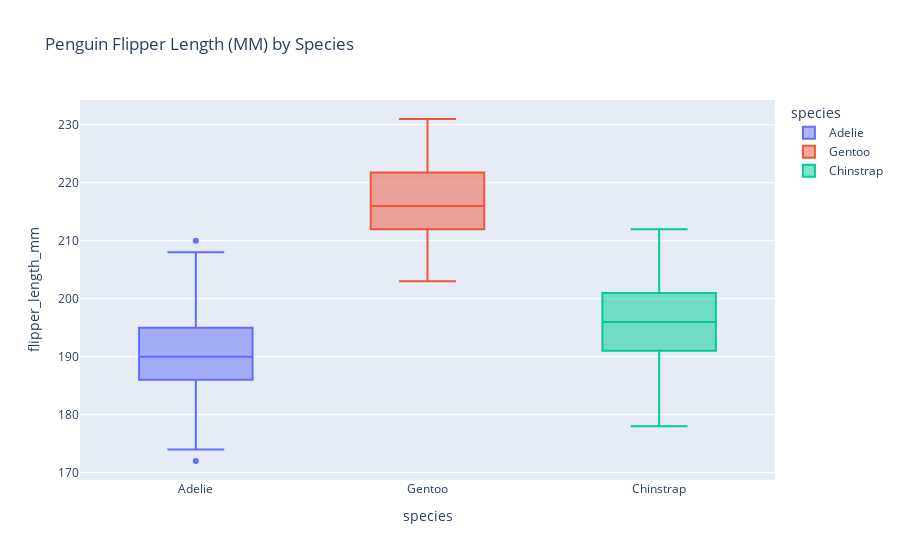

Source (notebook cell):
### Code cell
fig = px.box(penguins, x="species", y="flipper_length_mm", color="species", title="Penguin Flipper Length (MM) by Species")
fig.show()

### Figure 1 — Plotly figure (JSON) as saved in the notebook; plotly's stock layout.template omitted (floating-point values rounded to 4 significant figures; data arrays with more than 128 entries replaced by an {"elided": "..."} marker saying what was removed)
{"data": [{"alignmentgroup": "True", "hovertemplate": "species=%{x}<br>flipper_length_mm=%{y}<extra></extra>", "legendgroup": "Adelie", "marker": {"color": "#636efa"}, "name": "Adelie", "notched": false, "offsetgroup": "Adelie", "orientation": "v", "showlegend": true, "type": "box", "x": {"elided": "146 str values"}, "x0": " ", "xaxis": "x", "y": {"elided": "146 int values"}, "y0": " ", "yaxis": "y"}, {"alignmentgroup": "True", "hovertemplate": "species=%{x}<br>flipper_length_mm=%{y}<extra></extra>", "legendgroup": "Gentoo", "marker": {"color": "#EF553B"}, "name": "Gentoo", "notched": false, "offsetgroup": "Gentoo", "orientation": "v", "showlegend": true, "type": "box", "x": ["Gentoo", "Gentoo", "Gentoo", "Gentoo", "Gentoo", "Gentoo", "Gentoo", "Gentoo", "Gentoo", "Gentoo", "Gentoo", "Gentoo", "Gentoo", "Gentoo", "Gentoo", "Gentoo", "Gentoo", "Gentoo", "Gentoo", "Gentoo", "Gentoo", "Gentoo", "Gentoo", "Gentoo", "Gentoo", "Gentoo", "Gentoo", "Gentoo", "Gentoo", "Gentoo", "Gentoo", "Gentoo", "Gentoo", "Gentoo", "Gentoo", "Gentoo", "Gentoo", "Gentoo", "Gentoo", "Gentoo", "Gentoo", "Gentoo", "Gentoo", "Gentoo", "Gentoo", "Gentoo", "Gentoo", "Gentoo", "Gentoo", "Gentoo", "Gentoo", "Gentoo", "Gentoo", "Gentoo", "Gentoo", "Gentoo", "Gentoo", "Gentoo", "Gentoo", "Gentoo", "Gentoo", "Gentoo", "Gentoo", "Gentoo", "Gentoo", "Gentoo", "Gentoo", "Gentoo", "Gentoo", "Gentoo", "Gentoo", "Gentoo", "Gentoo", "Gentoo", "Gentoo", "Gentoo", "Gentoo", "Gentoo", "Gentoo", "Gentoo", "Gentoo", "Gentoo", "Gentoo", "Gentoo", "Gentoo", "Gentoo", "Gentoo", "Gentoo", "Gentoo", "Gentoo", "Gentoo", "Gentoo", "Gentoo", "Gentoo", "Gentoo", "Gentoo", "Gentoo", "Gentoo", "Gentoo", "Gentoo", "Gentoo", "Gentoo", "Gentoo", "Gentoo", "Gentoo", "Gentoo", "Gentoo", "Gentoo", "Gentoo", "Gentoo", "Gentoo", "Gentoo", "Gentoo", "Gentoo", "Gentoo", "Gentoo", "Gentoo", "Gentoo", "Gentoo"], "x0": " ", "xaxis": "x", "y": [211, 230, 210, 218, 215, 210, 211, 219, 209, 215, 214, 216, 214, 213, 210, 217, 210, 221, 209, 222, 218, 215, 213, 215, 215, 215, 215, 210, 220, 222, 209, 207, 230, 220, 220, 213, 219, 208, 208, 208, 225, 210, 216, 222, 217, 210, 225, 213, 215, 210, 220, 210, 225, 217, 220, 208, 220, 208, 224, 208, 221, 214, 231, 219, 230, 229, 220, 223, 216, 221, 221, 217, 216, 230, 209, 220, 215, 223, 212, 221, 212, 224, 212, 228, 218, 218, 212, 230, 218, 228, 212, 224, 214, 226, 216, 222, 203, 225, 219, 228, 215, 228, 215, 210, 219, 208, 209, 216, 229, 213, 230, 217, 230, 222, 214, 215, 222, 212, 213], "y0": " ", "yaxis": "y"}, {"alignmentgroup": "True", "hovertemplate": "species=%{x}<br>flipper_length_mm=%{y}<extra></extra>", "legendgroup": "Chinstrap", "marker": {"color": "#00cc96"}, "name": "Chinstrap", "notched": false, "offsetgroup": "Chinstrap", "orientation": "v", "showlegend": true, "type": "box", "x": ["Chinstrap", "Chinstrap", "Chinstrap", "Chinstrap", "Chinstrap", "Chinstrap", "Chinstrap", "Chinstrap", "Chinstrap", "Chinstrap", "Chinstrap", "Chinstrap", "Chinstrap", "Chinstrap", "Chinstrap", "Chinstrap", "Chinstrap", "Chinstrap", "Chinstrap", "Chinstrap", "Chinstrap", "Chinstrap", "Chinstrap", "Chinstrap", "Chinstrap", "Chinstrap", "Chinstrap", "Chinstrap", "Chinstrap", "Chinstrap", "Chinstrap", "Chinstrap", "Chinstrap", "Chinstrap", "Chinstrap", "Chinstrap", "Chinstrap", "Chinstrap", "Chinstrap", "Chinstrap", "Chinstrap", "Chinstrap", "Chinstrap", "Chinstrap", "Chinstrap", "Chinstrap", "Chinstrap", "Chinstrap", "Chinstrap", "Chinstrap", "Chinstrap", "Chinstrap", "Chinstrap", "Chinstrap", "Chinstrap", "Chinstrap", "Chinstrap", "Chinstrap", "Chinstrap", "Chinstrap", "Chinstrap", "Chinstrap", "Chinstrap", "Chinstrap", "Chinstrap", "Chinstrap", "Chinstrap", "Chinstrap"], "x0": " ", "xaxis": "x", "y": [192, 196, 193, 188, 197, 198, 178, 197, 195, 198, 193, 194, 185, 201, 190, 201, 197, 181, 190, 195, 181, 191, 187, 193, 195, 197, 200, 200, 191, 205, 187, 201, 187, 203, 195, 199, 195, 210, 192, 205, 210, 187, 196, 196, 196, 201, 190, 212, 187, 198, 199, 201, 193, 203, 187, 197, 191, 203, 202, 194, 206, 189, 195, 207, 202, 193, 210, 198], "y0": " ", "yaxis": "y"}], "layout": {"boxmode": "overlay", "legend": {"title": {"text": "species"}, "tracegroupgap": 0}, "title": {"text": "Penguin Flipper Length (MM) by Species"}, "xaxis": {"anchor": "y", "categoryarray": ["Adelie", "Gentoo", "Chinstrap"], "categoryorder": "array", "domain": [0, 1], "title": {"text": "species"}}, "yaxis": {"anchor": "x", "domain": [0, 1], "title": {"text": "flipper_length_mm"}}}}
